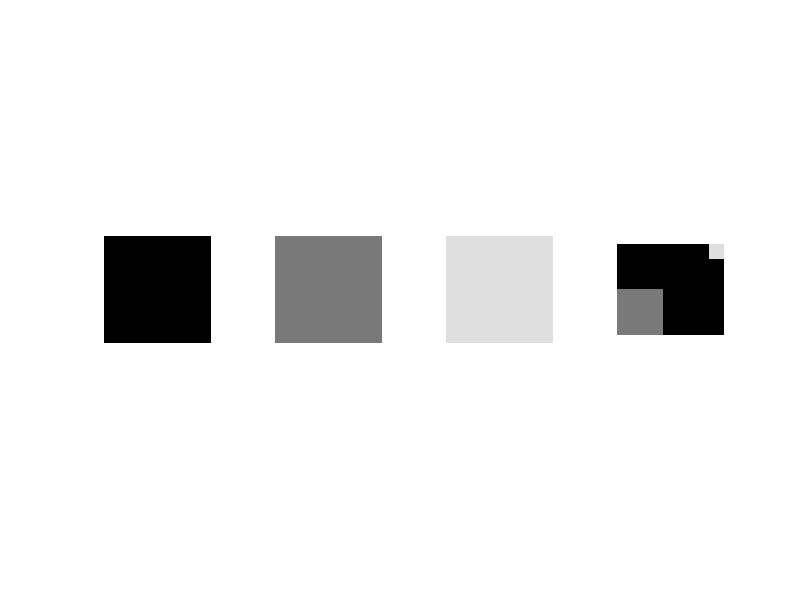

Here is the MATLAB script that generated this plot:
pkg load image;
clc;

imga = ones(120,120);
imga = uint8(imga);
imga = imga *0;

imgb = ones(60,60);
imgb = uint8(imgb);
imgb = imgb *120;

imgc = ones(20,20);
imgc = uint8(imgc);
imgc = imgc *220;

imgnovo = imga;

for a = 1:60
  for b = 1:60
    imgnovo(120 - a,b) = imgb(a,b);
  endfor
endfor
for c = 1:20
  for d = 1:20
    imgnovo(c, d+120) = imgc(c,d);
  endfor
endfor


figure(1); subplot(1,4,1); imshow(imga);
figure(1); subplot(1,4,2); imshow(imgb);
figure(1); subplot(1,4,3); imshow(imgc);
figure(1); subplot(1,4,4); imshow(imgnovo);
